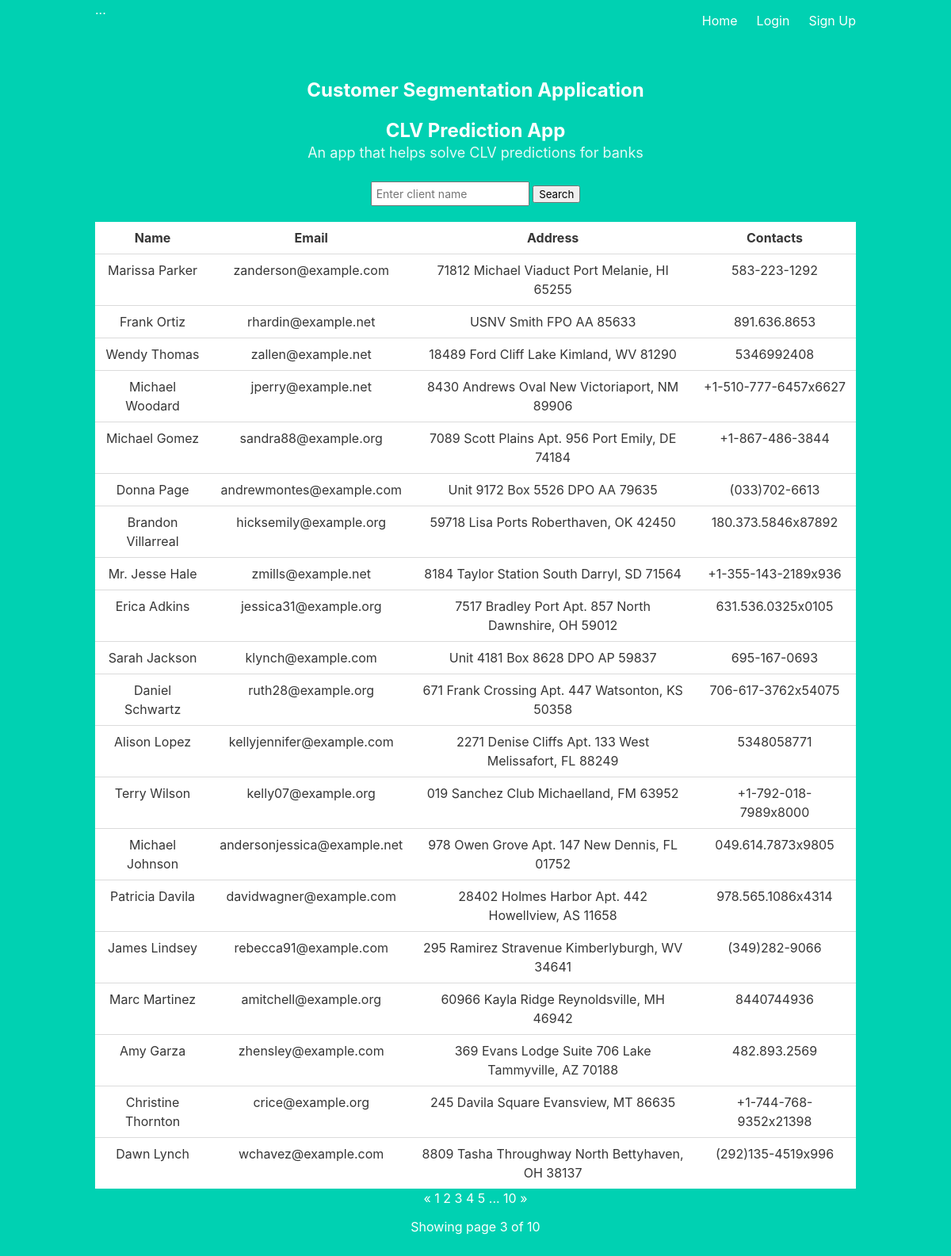
/?page=3, run on the app's committed database.
### project/models.py (models this page shows)
class Client(db.Model):
    id = db.Column(db.Integer, primary_key=True)
    name = db.Column(db.String(100))
    email = db.Column(db.String(100), unique=True)
    address = db.Column(db.String(200))
    contact_info = db.Column(db.String(100))
    transactions = db.relationship('CustomerTransaction', backref='client', lazy=True)

### project/main.py (the view)
@main.route('/')
def index():
    page = request.args.get('page', 1, type=int)
    page = request.args.get('page', 1, type=int)
    clients = Client.query.paginate(page=page, per_page=ROWS_PER_PAGE)
    return render_template('index.html',clients=clients)

### project/templates/index.html
{% extends "base.html" %}
{% block content %}
  <h1 class="title">Customer Segmentation Application</h1>
  <h1 class="title">CLV Prediction App</h1>
  <p class="subtitle">An app that helps solve CLV predictions for banks</p>
  <form class="search-form" method="POST" action="/search">
    <input type="text" name="client_name" placeholder="Enter client name">
    <input type="submit" value="Search">
  </form>
  <table class="table table-sm table-borderless mb-0">
    <tr>
      <th>Name</th>
      <th>Email</th>
      <th>Address</th>
      <th>Contacts</th>
    </tr>
    {% for client in clients %}
      <tr>
        <td>{{ client.name }}</td>
        <td>{{ client.email }}</td>
        <td>{{ client.address }}</td>
        <td>{{ client.contact_info }}</td>
      </tr>
    {% endfor %}
  </table>
  <div class="text-right">
    <a href="{{ url_for('main.index', page=clients.prev_num) }}" class="btn btn-outline-dark {% if clients.page == 1 %}disabled{% endif %}">
      &laquo;
    </a>
    {% for page_num in clients.iter_pages(left_edge=1, right_edge=1, left_current=1, right_current=2) %}
      {% if page_num %}
        {% if clients.page == page_num %}
          <a href="{{ url_for('main.index', page=page_num) }}" class="btn btn-dark">
            {{ page_num }}
          </a>
        {% else %}
          <a href="{{ url_for('main.index', page=page_num) }}" class="btn btn-outline-dark">
            {{ page_num }}
          </a>
        {% endif %}
      {% else %}
        ...
      {% endif %}
    {% endfor %}
    <a href="{{ url_for('main.index', page=clients.next_num) }}" class="btn btn-outline-dark {% if clients.page == clients.pages %}disabled{% endif %}">
      &raquo;
    </a>
  </div>
  <p class="text-right mt-3">
    Showing page {{ clients.page }} of {{ clients.pages }}
  </p>
{% endblock %}

### project/templates/base.html (style rules this page uses)
.title { font-size: 24px; font-weight: bold; margin-bottom: 10px; }
.subtitle { font-size: 18px; margin-bottom: 20px; }
.search-form { margin-bottom: 20px; }
.search-form input[type="text"] { width: 200px; padding: 5px; font-size: 14px; }
table { border-collapse: collapse; width: 100%; }
th, td { border: 1px solid #ddd; padding: 8px; text-align: left; }

### data on the page
Client: name "Marissa Parker", email "zanderson@example.com", address "71812 Michael Viaduct Port Melanie, HI 65255", contact_info "583-223-1292"
Client: name "Frank Ortiz", email "rhardin@example.net", address "USNV Smith FPO AA 85633", contact_info "891.636.8653"
Client: name "Wendy Thomas", email "zallen@example.net", address "18489 Ford Cliff Lake Kimland, WV 81290", contact_info "5346992408"
Client: name "Michael Woodard", email "jperry@example.net", address "8430 Andrews Oval New Victoriaport, NM 89906", contact_info "+1-510-777-6457x6627"
Client: name "Michael Gomez", email "sandra88@example.org", address "7089 Scott Plains Apt. 956 Port Emily, DE 74184", contact_info "+1-867-486-3844"
Client: name "Donna Page", email "andrewmontes@example.com", address "Unit 9172 Box 5526 DPO AA 79635", contact_info "(033)702-6613"
Client: name "Brandon Villarreal", email "hicksemily@example.org", address "59718 Lisa Ports Roberthaven, OK 42450", contact_info "180.373.5846x87892"
Client: name "Mr. Jesse Hale", email "zmills@example.net", address "8184 Taylor Station South Darryl, SD 71564", contact_info "+1-355-143-2189x936"
Client: name "Erica Adkins", email "jessica31@example.org", address "7517 Bradley Port Apt. 857 North Dawnshire, OH 59012", contact_info "631.536.0325x0105"
Client: name "Sarah Jackson", email "klynch@example.com", address "Unit 4181 Box 8628 DPO AP 59837", contact_info "695-167-0693"
Client: name "Daniel Schwartz", email "ruth28@example.org", address "671 Frank Crossing Apt. 447 Watsonton, KS 50358", contact_info "706-617-3762x54075"
Client: name "Alison Lopez", email "kellyjennifer@example.com", address "2271 Denise Cliffs Apt. 133 West Melissafort, FL 88249", contact_info "5348058771"
Client: name "Terry Wilson", email "kelly07@example.org", address "019 Sanchez Club Michaelland, FM 63952", contact_info "+1-792-018-7989x8000"
Client: name "Michael Johnson", email "andersonjessica@example.net", address "978 Owen Grove Apt. 147 New Dennis, FL 01752", contact_info "049.614.7873x9805"
Client: name "Patricia Davila", email "davidwagner@example.com", address "28402 Holmes Harbor Apt. 442 Howellview, AS 11658", contact_info "978.565.1086x4314"
Client: name "James Lindsey", email "rebecca91@example.com", address "295 Ramirez Stravenue Kimberlyburgh, WV 34641", contact_info "(349)282-9066"
Client: name "Marc Martinez", email "amitchell@example.org", address "60966 Kayla Ridge Reynoldsville, MH 46942", contact_info "8440744936"
Client: name "Amy Garza", email "zhensley@example.com", address "369 Evans Lodge Suite 706 Lake Tammyville, AZ 70188", contact_info "482.893.2569"
Client: name "Christine Thornton", email "crice@example.org", address "245 Davila Square Evansview, MT 86635", contact_info "+1-744-768-9352x21398"
Client: name "Dawn Lynch", email "wchavez@example.com", address "8809 Tasha Throughway North Bettyhaven, OH 38137", contact_info "(292)135-4519x996"

### other printed values
{{ page_num }} "1" "2" "4" "5" "10"
{{ page_num }} "3"
{{ clients.page }} "3"
{{ clients.pages }} "10"
